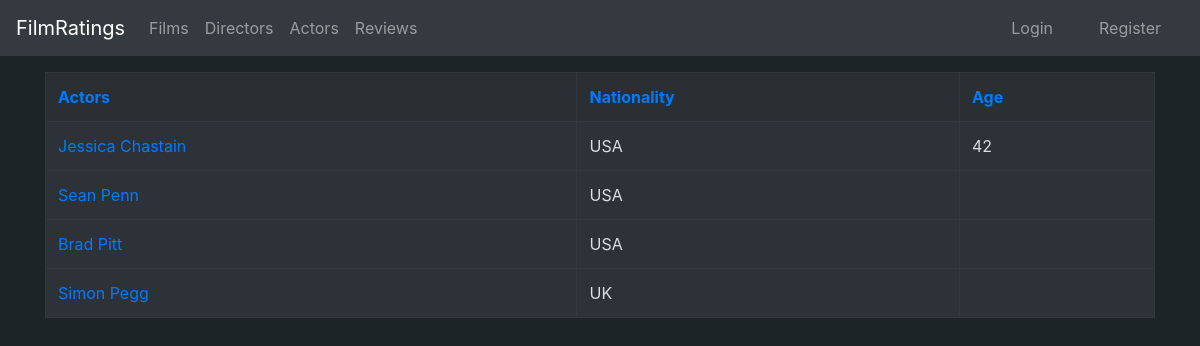
The page /actors/ on the database its author committed.
### application/actors/models.py (models this page shows, shortened)
class Actor(Base):
    name = db.Column(db.String(400), nullable=False)
    nationality = db.Column(db.String(400), nullable = True)
    age = db.Column(db.String(3), nullable = True)
    bio = db.Column(db.String(1200), nullable = True)
    films = db.relationship("FilmActor", cascade="all, delete-orphan")

### application/actors/views.py (the view)
@app.route("/actors/", methods=["GET"])
def actors_index():
    return render_template("actors/list.html", actors = Actor.query.all(), sortby = None, desc = None)

### application/templates/actors/list.html (shortened to what this page needs)
{% extends "layout.html" %}
{% block body %}
    <table class="table table-bordered table-dark">
        <tr style="background-color:#292F33">
            <th>
                {% if sortby == 'name' and desc == False %}
                    <a href="{{url_for('actors_sorted', sortby = 'namedesc')}}">Actors</a>
                {% else %}
                    <a href ="{{url_for('actors_sorted', sortby = 'name')}}">Actors</a>
                {% endif %}
            </th>
            <th>
                {% if sortby == 'nationality' and desc == False %}
                    <a href="{{url_for('actors_sorted', sortby = 'nationalitydesc')}}">Nationality</a>
                {% else %}
                    <a href="{{url_for('actors_sorted', sortby = 'nationality')}}">Nationality</a>
                {% endif %}
            </th>
            <th>
                {% if sortby == 'age' and desc == False %}
                    <a href="{{url_for('actors_sorted', sortby = 'agedesc')}}">Age</a>
                {% else %}
                    <a href="{{url_for('actors_sorted', sortby = 'age')}}">Age</a>
                {% endif %}
            </th>
        </tr>
        {% for actor in actors%}
        <tr style="background-color:#2c3238; color:#d9dee0">
            <td><a href="{{url_for('actors_show',  actor_id = actor.id)}}">{{actor.name}}</a></td>
            {% if not actor.nationality == null %}
                <td>{{actor.nationality}}</td>
            {% endif %}
            {% if not actor.age == null %}
                <td>{{actor.age}}</td>
            {% endif %}
        </tr>
        {% endfor %}
    </table>
{% endblock %}

### rows shown on the page
Actor: name "Jessica Chastain", nationality "USA", age "42"
Actor: name "Sean Penn", nationality "USA"
Actor: name "Brad Pitt", nationality "USA"
Actor: name "Simon Pegg", nationality "UK"
